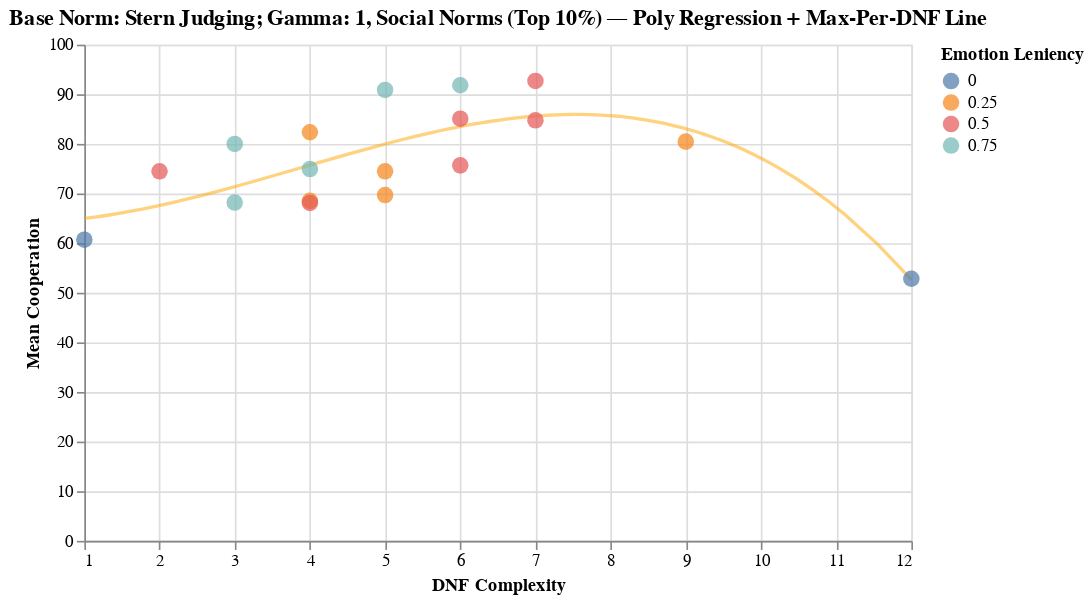

The code cell stored with this chart in its notebook:
### Markdown cell above
## 📊 Emergent Norms: DNF Complexity vs Cooperation  
This section selects a **base social norm** (e.g., Image Scoring, Stern Judging) and visualizes how all **emergent 8-bit norms** derived from it perform.

For each emergent norm:
- All simulation runs are grouped.
- The **mean cooperation ratio** is computed.
- The **DNF complexity** (number of literals in simplified DNF) is retrieved.

The scatterplot shows:
- **x-axis:** DNF complexity  
- **y-axis:** mean cooperation  
- **each point:** one emergent 8-bit social norm  

This helps reveal which evolved norms are both **simple** and **highly cooperative** under a chosen base norm.

### Code cell
# =============================
#   Scatterplot by Base Norm
# =============================

# 1. Choose base norm
chosen_base_norm = "Stern Judging"
chosen_gamma = 1

# Filter relevant runs
filtered = merged_df[merged_df["base_social_norm"] == chosen_base_norm].copy()
filtered = filtered[filtered.Z == 40]
#filtered = filtered[filtered.gens == 1000]
filtered = filtered[filtered.gamma_center == chosen_gamma]
filtered = filtered[filtered.Emotion_Leniency != 1]

# 2. Average all runs per emergent norm
grouped = (
    filtered.groupby(["8bit_vector", "DNF_literals", "Emotion_Leniency"], as_index=False)
            .agg(mean_coop=("average_cooperation", "mean"))
)

# 3. Keep only the top 10% for each DNF complexity
def top_10_percent(df):
    if len(df) == 0:
        return df
    cutoff = np.quantile(df["mean_coop"], 0.9)
    return df[df["mean_coop"] >= cutoff]

grouped_top = (
    grouped.groupby("DNF_literals", group_keys=False)
           .apply(top_10_percent)
)

# NEW: Highest value per DNF (one per group)
top_per_dnf = (
    grouped_top.loc[grouped_top.groupby("DNF_literals")["mean_coop"].idxmax()]
)

# Scatter plot
scatter = (
    alt.Chart(grouped_top)
    .mark_circle(size=100)
    .encode(
        x=alt.X("DNF_literals:Q", title="DNF Complexity"),
        y=alt.Y("mean_coop:Q", title="Mean Cooperation",
                scale=alt.Scale(domain=[0, 100])),
        color=alt.Color("Emotion_Leniency:N", title="Emotion Leniency"),
        tooltip=[
            "8bit_vector",
            "DNF_literals",
            "Emotion_Leniency",
            alt.Tooltip("mean_coop:Q", format=".4f")
        ]
    )
)

# Polynomial regression (degree 2)
poly_reg = (
    alt.Chart(grouped_top)
    .transform_regression(
        "DNF_literals",
        "mean_coop",
        method="poly"
    )
    .mark_line(size=2, color="orange", opacity=0.5)
    .encode(
        x="DNF_literals:Q",
        y="mean_coop:Q"
    )
)

# NEW: Line connecting the top points
topline = (
    alt.Chart(top_per_dnf)
    .mark_line(point=True, size=2, color="gray", opacity=0.8)
    .encode(
        x="DNF_literals:Q",
        y="mean_coop:Q",
        tooltip=["DNF_literals", "mean_coop"]
    )
)

# Combine
plot = (
    (poly_reg + scatter)
    .properties(
        width=500,
        height=300,
        title=f"Base Norm: {chosen_base_norm}; Gamma: {chosen_gamma}, Social Norms (Top 10%) — Poly Regression + Max-Per-DNF Line"
    )
)

plot

### Figure 1 — Vega-Lite specification as saved in the notebook (floating-point values rounded to 4 significant figures)
{"config": {"view": {"continuousWidth": 400, "continuousHeight": 300}}, "layer": [{"mark": {"type": "line", "color": "orange", "opacity": 0.5, "size": 2}, "encoding": {"x": {"field": "DNF_literals", "type": "quantitative"}, "y": {"field": "mean_coop", "type": "quantitative"}}, "transform": [{"on": "DNF_literals", "regression": "mean_coop", "method": "poly"}]}, {"mark": {"type": "circle", "size": 100}, "encoding": {"color": {"field": "Emotion_Leniency", "title": "Emotion Leniency", "type": "nominal"}, "tooltip": [{"field": "8bit_vector", "type": "nominal"}, {"field": "DNF_literals", "type": "quantitative"}, {"field": "Emotion_Leniency", "type": "quantitative"}, {"field": "mean_coop", "format": ".4f", "type": "quantitative"}], "x": {"field": "DNF_literals", "title": "DNF Complexity", "type": "quantitative"}, "y": {"field": "mean_coop", "scale": {"domain": [0, 100]}, "title": "Mean Cooperation", "type": "quantitative"}}}], "data": {"name": "data-83cc14379b0ded284f6a28efde29da9b"}, "height": 300, "title": "Base Norm: Stern Judging; Gamma: 1, Social Norms (Top 10%) — Poly Regression + Max-Per-DNF Line", "width": 500, "$schema": "https://vega.github.io/schema/vega-lite/v4.17.0.json", "datasets": {"data-83cc14379b0ded284f6a28efde29da9b": [{"8bit_vector": "01010101", "DNF_literals": 1, "Emotion_Leniency": 0.0, "mean_coop": 60.7}, {"8bit_vector": "00001010", "DNF_literals": 2, "Emotion_Leniency": 0.5, "mean_coop": 74.47}, {"8bit_vector": "00000010", "DNF_literals": 3, "Emotion_Leniency": 0.75, "mean_coop": 68.18}, {"8bit_vector": "11110010", "DNF_literals": 3, "Emotion_Leniency": 0.75, "mean_coop": 79.99}, {"8bit_vector": "00001011", "DNF_literals": 4, "Emotion_Leniency": 0.75, "mean_coop": 74.94}, {"8bit_vector": "01000101", "DNF_literals": 4, "Emotion_Leniency": 0.25, "mean_coop": 68.53}, {"8bit_vector": "01000111", "DNF_literals": 4, "Emotion_Leniency": 0.5, "mean_coop": 68.11}, {"8bit_vector": "10100010", "DNF_literals": 4, "Emotion_Leniency": 0.25, "mean_coop": 82.34}, {"8bit_vector": "00100110", "DNF_literals": 5, "Emotion_Leniency": 0.25, "mean_coop": 69.68}, {"8bit_vector": "01001010", "DNF_literals": 5, "Emotion_Leniency": 0.25, "mean_coop": 74.47}, {"8bit_vector": "11000010", "DNF_literals": 5, "Emotion_Leniency": 0.75, "mean_coop": 90.88}, {"8bit_vector": "01000010", "DNF_literals": 6, "Emotion_Leniency": 0.5, "mean_coop": 75.67}, {"8bit_vector": "10000010", "DNF_literals": 6, "Emotion_Leniency": 0.5, "mean_coop": 85.08}, {"8bit_vector": "11001011", "DNF_literals": 6, "Emotion_Leniency": 0.75, "mean_coop": 91.82}, {"8bit_vector": "11001001", "DNF_literals": 7, "Emotion_Leniency": 0.5, "mean_coop": 92.68}, {"8bit_vector": "11010010", "DNF_literals": 7, "Emotion_Leniency": 0.5, "mean_coop": 84.75}, {"8bit_vector": "10000110", "DNF_literals": 9, "Emotion_Leniency": 0.25, "mean_coop": 80.46}, {"8bit_vector": "01101001", "DNF_literals": 12, "Emotion_Leniency": 0.0, "mean_coop": 52.82}]}}
